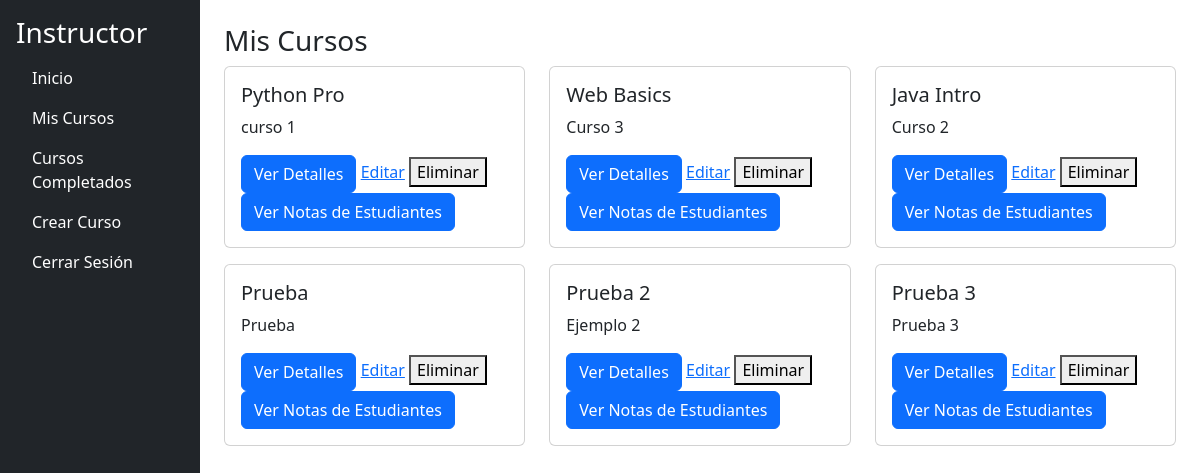
The page /instructor/courses (signed in) on the database its author committed.
### models.py (models this page shows, shortened)
class Course(db.Model):
    __tablename__ = 'courses'
    id = db.Column(db.Integer, primary_key=True)
    name = db.Column(db.String(200), nullable=False)
    description = db.Column(db.String(500), nullable=False)
    instructor_id = db.Column(db.Integer, db.ForeignKey('users.id'), nullable=False)
    modules = db.relationship('Module', back_populates='course', lazy=True, cascade='all, delete-orphan')
    enrollments = db.relationship(
        'CourseEnrollment', back_populates='course', lazy=True, cascade='all, delete-orphan'
    )

### app.py (the view)
@app.route('/instructor/courses', methods=['GET'])
@login_required
@role_required('instructor')
def instructor_courses():
    courses = Course.query.filter_by(instructor_id=current_user.id).all()
    return render_template('instructor/courses.html', courses=courses)

### app.py (called while the page is built)
@login_manager.user_loader
def load_user(user_id):
    return User.query.get(int(user_id))

def role_required(role):
    def decorator(f):
        @wraps(f)
        def decorated_function(*args, **kwargs):
            if not current_user.is_authenticated or current_user.role.name != role:
                abort(403)
            return f(*args, **kwargs)
        return decorated_function
    return decorator

### app/templates/instructor/courses.html (shortened to what this page needs)
{% extends "instructor/base_instructor.html" %}
{% block content %}
<div class="mb-4">
    <h3>Mis Cursos</h3>
    <div class="row">
        {% if courses %}
            {% for course in courses %}
            <div class="col-md-4">
                <div class="card mb-3">
                    <div class="card-body">
                        <h5 class="card-title">{{ course.name }}</h5>
                        <p class="card-text">{{ course.description }}</p>
                        <a href="{{ url_for('course_details', course_id=course.id) }}" class="btn btn-primary">Ver Detalles</a>
                        <a href="{{ url_for('edit_course', course_id=course.id) }}">Editar</a>
                        <form action="{{ url_for('delete_course', course_id=course.id) }}" method="POST" style="display:inline;">
                            <button type="submit">Eliminar</button>
                        </form>
                        <a href="{{ url_for('course_students', course_id=course.id) }}" class="btn btn-primary">Ver Notas de Estudiantes</a>
                    </div>
                </div>
            </div>
            {% endfor %}
        {% else %}
        <p>No has creado ningún curso todavía.</p>
        {% endif %}
    </div>
</div>
{% endblock %}

### rows shown on the page
Course: name "Python Pro", description "curso 1"
Course: name "Web Basics", description "Curso 3"
Course: name "Java Intro", description "Curso 2"
Course: name "Prueba", description "Prueba"
Course: name "Prueba 2", description "Ejemplo 2"
Course: name "Prueba 3", description "Prueba 3"
